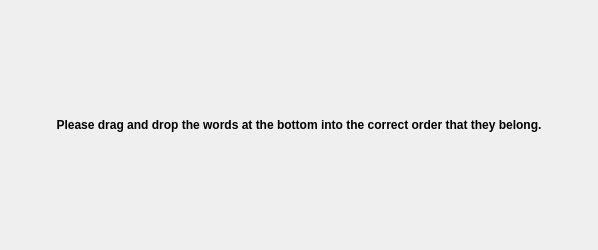
<?xml version="1.0" encoding="UTF-8"?>
<ui version="4.0">
 <class>StartOptionsSort</class>
 <widget class="QWidget" name="StartOptionsSort">
  <property name="geometry">
   <rect>
    <x>0</x>
    <y>0</y>
    <width>598</width>
    <height>250</height>
   </rect>
  </property>
  <property name="sizePolicy">
   <sizepolicy hsizetype="Preferred" vsizetype="Minimum">
    <horstretch>0</horstretch>
    <verstretch>0</verstretch>
   </sizepolicy>
  </property>
  <property name="minimumSize">
   <size>
    <width>550</width>
    <height>0</height>
   </size>
  </property>
  <property name="font">
   <font>
    <weight>75</weight>
    <italic>false</italic>
    <bold>true</bold>
   </font>
  </property>
  <property name="windowTitle">
   <string>Drag your words into the correct order</string>
  </property>
  <property name="styleSheet">
   <string notr="true"/>
  </property>
  <layout class="QVBoxLayout" name="verticalLayout">
   <property name="sizeConstraint">
    <enum>QLayout::SetMinimumSize</enum>
   </property>
   <item>
    <widget class="QLabel" name="label">
     <property name="maximumSize">
      <size>
       <width>16777215</width>
       <height>50</height>
      </size>
     </property>
     <property name="text">
      <string>Please drag and drop the words at the bottom into the correct order that they belong.</string>
     </property>
     <property name="alignment">
      <set>Qt::AlignCenter</set>
     </property>
    </widget>
   </item>
   <item>
    <layout class="QGridLayout" name="gridLayoutRevealed">
     <property name="rightMargin">
      <number>0</number>
     </property>
    </layout>
   </item>
  </layout>
 </widget>
 <resources/>
 <connections/>
</ui>
